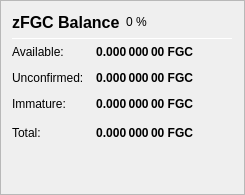
                   <widget class="QFrame" name="frame_ZerocoinBalances">
                 <property name="frameShape">
                  <enum>QFrame::StyledPanel</enum>
                 </property>
                 <property name="frameShadow">
                  <enum>QFrame::Raised</enum>
                 </property>
                    <layout class="QVBoxLayout" name="verticalLayout_7">
                  <item>
                      <layout class="QHBoxLayout" name="horizontalLayout_8" stretch="0,0,0">
                    <item>
                        <widget class="QLabel" name="label_5z_3">
                      <property name="minimumSize">
                       <size>
                        <width>0</width>
                        <height>20</height>
                       </size>
                      </property>
                      <property name="font">
                       <font>
                        <pointsize>12</pointsize>
                        <weight>75</weight>
                        <bold>true</bold>
                       </font>
                      </property>
                         <property name="text">
                          <string>zFGC Balance</string>
                      </property>
                        </widget>
                       </item>
                       <item>
                        <widget class="QLabel" name="labelzFGCPercent">
                      <property name="text">
                          <string notr="true">0 %</string>
                      </property>
                     </widget>
                    </item>
                       <item>
                        <spacer name="horizontalSpacer_11">
                         <property name="orientation">
                          <enum>Qt::Horizontal</enum>
                         </property>
                         <property name="sizeHint" stdset="0">
                          <size>
                           <width>40</width>
                           <height>20</height>
                          </size>
                         </property>
                        </spacer>
                       </item>
                   </layout>
                  </item>
                  <item>
                      <widget class="Line" name="line_ZerocoinBalance">
                    <property name="minimumSize">
                     <size>
                      <width>0</width>
                      <height>1</height>
                     </size>
                    </property>
                    <property name="maximumSize">
                     <size>
                      <width>16777215</width>
                      <height>1</height>
                     </size>
                    </property>
                    <property name="orientation">
                     <enum>Qt::Horizontal</enum>
                    </property>
                   </widget>
                  </item>
                  <item>
                      <layout class="QGridLayout" name="gridLayout_5">
                    <property name="spacing">
                     <number>12</number>
                    </property>
                       <item row="1" column="0">
                        <widget class="QLabel" name="labelzBalanceMatureText">
                      <property name="toolTip">
                          <string>Mature: more than 20 confirmation and more than 1 mint of the same denomination after it was minted.
These zFGC are spendable.</string>
                      </property>
                      <property name="text">
                          <string>Available:</string>
                      </property>
                     </widget>
                    </item>
                       <item row="1" column="1">
                        <widget class="QLabel" name="labelzBalanceMature">
                      <property name="font">
                       <font>
                        <weight>75</weight>
                        <bold>true</bold>
                       </font>
                      </property>
                      <property name="toolTip">
                          <string>Mature: more than 20 confirmation and more than 1 mint of the same denomination after it was minted.
These zFGC are spendable.</string>
                      </property>
                      <property name="text">
                       <string notr="true">0.000 000 00 FGC</string>
                      </property>
                      <property name="alignment">
                       <set>Qt::AlignRight|Qt::AlignTrailing|Qt::AlignVCenter</set>
                      </property>
                     </widget>
                    </item>
                       <item row="2" column="0">
                        <widget class="QLabel" name="labelzBalanceUnconfirmedText">
                         <property name="toolTip">
                          <string>Unconfirmed: less than 20 confirmations
Immature: confirmed, but less than 1 mint of the same denomination after it was minted</string>
                      </property>
                      <property name="text">
                          <string>Unconfirmed:</string>
                      </property>
                     </widget>
                    </item>
                       <item row="2" column="1">
                        <widget class="QLabel" name="labelzBalanceUnconfirmed">
                      <property name="font">
                       <font>
                        <weight>75</weight>
                        <bold>true</bold>
                       </font>
                      </property>
                      <property name="toolTip">
                          <string>Unconfirmed: less than 20 confirmations
Immature: confirmed, but less than 1 mint of the same denomination after it was minted</string>
                      </property>
                      <property name="text">
                       <string notr="true">0.000 000 00 FGC</string>
                      </property>
                      <property name="alignment">
                       <set>Qt::AlignRight|Qt::AlignTrailing|Qt::AlignVCenter</set>
                      </property>
                     </widget>
                    </item>
                       <item row="3" column="0">
                        <widget class="QLabel" name="labelzBalanceImmatureText">
                      <property name="toolTip">
                          <string>Unconfirmed: less than 20 confirmations
Immature: confirmed, but less than 1 mint of the same denomination after it was minted</string>
                      </property>
                      <property name="text">
                          <string>Immature:</string>
                      </property>
                     </widget>
                    </item>
                       <item row="3" column="1">
                        <widget class="QLabel" name="labelzBalanceImmature">
                         <property name="font">
                          <font>
                           <weight>75</weight>
                           <bold>true</bold>
                          </font>
                      </property>
                      <property name="toolTip">
                          <string>Unconfirmed: less than 20 confirmations
Immature: confirmed, but less than 1 mint of the same denomination after it was minted</string>
                      </property>
                      <property name="text">
                          <string notr="true">0.000 000 00 FGC</string>
                      </property>
                      <property name="alignment">
                       <set>Qt::AlignRight|Qt::AlignTrailing|Qt::AlignVCenter</set>
                      </property>
                     </widget>
                    </item>
                       <item row="4" column="0">
                        <widget class="QLabel" name="labelzBalanceText">
                      <property name="toolTip">
                          <string>Your current zFGC balance, unconfirmed and immature zFGC included.</string>
                      </property>
                      <property name="text">
                          <string>Total:</string>
                      </property>
                     </widget>
                    </item>
                       <item row="4" column="1">
                        <widget class="QLabel" name="labelzBalance">
                         <property name="font">
                          <font>
                           <weight>75</weight>
                           <bold>true</bold>
                          </font>
                      </property>
                         <property name="cursor">
                          <cursorShape>IBeamCursor</cursorShape>
                      </property>
                      <property name="toolTip">
                          <string>Your current zFGC balance, unconfirmed and immature zFGC included.</string>
                      </property>
                      <property name="text">
                          <string notr="true">0.000 000 00 FGC</string>
                      </property>
                      <property name="alignment">
                       <set>Qt::AlignRight|Qt::AlignTrailing|Qt::AlignVCenter</set>
                      </property>
                         <property name="textInteractionFlags">
                          <set>Qt::LinksAccessibleByMouse|Qt::TextSelectableByKeyboard|Qt::TextSelectableByMouse</set>
                         </property>
                     </widget>
                    </item>
                       <item row="4" column="2">
                        <spacer name="horizontalSpacer_4">
                         <property name="orientation">
                          <enum>Qt::Horizontal</enum>
                      </property>
                         <property name="sizeHint" stdset="0">
                          <size>
                           <width>40</width>
                           <height>20</height>
                          </size>
                      </property>
                        </spacer>
                    </item>
                   </layout>
                  </item>
                  <item>
                      <spacer name="verticalSpacer_4">
                    <property name="orientation">
                     <enum>Qt::Vertical</enum>
                    </property>
                    <property name="sizeHint" stdset="0">
                     <size>
                      <width>20</width>
                      <height>40</height>
                     </size>
                    </property>
                   </spacer>
                  </item>
                 </layout>
                </widget>
